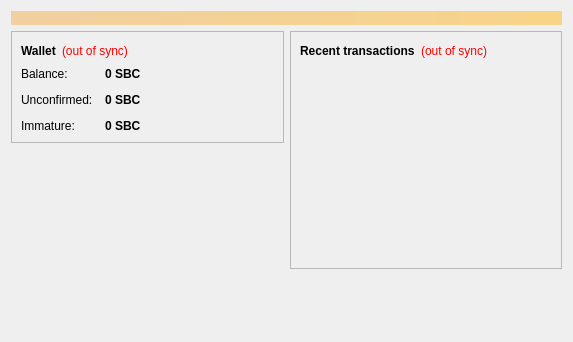
<?xml version="1.0" encoding="UTF-8"?>
<ui version="4.0">
 <class>OverviewPage</class>
 <widget class="QWidget" name="OverviewPage">
  <property name="geometry">
   <rect>
    <x>0</x>
    <y>0</y>
    <width>573</width>
    <height>342</height>
   </rect>
  </property>
  <property name="windowTitle">
   <string>Form</string>
  </property>
  <layout class="QVBoxLayout" name="topLayout">
   <item>
    <widget class="QLabel" name="labelAlerts">
     <property name="visible">
      <bool>false</bool>
     </property>
     <property name="styleSheet">
      <string notr="true">background-color: qlineargradient(x1: 0, y1: 0, x2: 1, y2: 0, stop:0 #F0D0A0, stop:1 #F8D488); color:#000000;</string>
     </property>
     <property name="wordWrap">
      <bool>true</bool>
     </property>
     <property name="margin">
      <number>3</number>
     </property>
    </widget>
   </item>
   <item>
    <layout class="QHBoxLayout" name="horizontalLayout" stretch="1,1">
     <item>
      <layout class="QVBoxLayout" name="verticalLayout_2">
       <item>
        <widget class="QFrame" name="frame">
         <property name="frameShape">
          <enum>QFrame::StyledPanel</enum>
         </property>
         <property name="frameShadow">
          <enum>QFrame::Raised</enum>
         </property>
         <layout class="QVBoxLayout" name="verticalLayout_4">
          <item>
           <layout class="QHBoxLayout" name="horizontalLayout_4">
            <item>
             <widget class="QLabel" name="label_5">
              <property name="font">
               <font>
                <weight>75</weight>
                <bold>true</bold>
               </font>
              </property>
              <property name="text">
               <string>Wallet</string>
              </property>
             </widget>
            </item>
            <item>
             <widget class="QLabel" name="labelWalletStatus">
              <property name="toolTip">
               <string>The displayed information may be out of date. Your wallet automatically synchronizes with the Shelbycoin network after a connection is established, but this process has not completed yet.</string>
              </property>
              <property name="styleSheet">
               <string notr="true">QLabel { color: red; }</string>
              </property>
              <property name="text">
               <string notr="true">(out of sync)</string>
              </property>
              <property name="alignment">
               <set>Qt::AlignLeading|Qt::AlignLeft|Qt::AlignVCenter</set>
              </property>
             </widget>
            </item>
            <item>
             <spacer name="horizontalSpacer_2">
              <property name="orientation">
               <enum>Qt::Horizontal</enum>
              </property>
              <property name="sizeHint" stdset="0">
               <size>
                <width>40</width>
                <height>20</height>
               </size>
              </property>
             </spacer>
            </item>
           </layout>
          </item>
          <item>
           <layout class="QFormLayout" name="formLayout_2">
            <property name="fieldGrowthPolicy">
             <enum>QFormLayout::AllNonFixedFieldsGrow</enum>
            </property>
            <property name="horizontalSpacing">
             <number>12</number>
            </property>
            <property name="verticalSpacing">
             <number>12</number>
            </property>
            <item row="0" column="0">
             <widget class="QLabel" name="label">
              <property name="text">
               <string>Balance:</string>
              </property>
             </widget>
            </item>
            <item row="0" column="1">
             <widget class="QLabel" name="labelBalance">
              <property name="font">
               <font>
                <weight>75</weight>
                <bold>true</bold>
               </font>
              </property>
              <property name="cursor">
               <cursorShape>IBeamCursor</cursorShape>
              </property>
              <property name="toolTip">
               <string>Your current balance</string>
              </property>
              <property name="text">
               <string notr="true">0 SBC</string>
              </property>
              <property name="textInteractionFlags">
               <set>Qt::LinksAccessibleByMouse|Qt::TextSelectableByKeyboard|Qt::TextSelectableByMouse</set>
              </property>
             </widget>
            </item>
            <item row="1" column="0">
             <widget class="QLabel" name="label_3">
              <property name="text">
               <string>Unconfirmed:</string>
              </property>
             </widget>
            </item>
            <item row="1" column="1">
             <widget class="QLabel" name="labelUnconfirmed">
              <property name="font">
               <font>
                <weight>75</weight>
                <bold>true</bold>
               </font>
              </property>
              <property name="cursor">
               <cursorShape>IBeamCursor</cursorShape>
              </property>
              <property name="toolTip">
               <string>Total of transactions that have yet to be confirmed, and do not yet count toward the current balance</string>
              </property>
              <property name="text">
               <string notr="true">0 SBC</string>
              </property>
              <property name="textInteractionFlags">
               <set>Qt::LinksAccessibleByMouse|Qt::TextSelectableByKeyboard|Qt::TextSelectableByMouse</set>
              </property>
             </widget>
            </item>
            <item row="2" column="0">
             <widget class="QLabel" name="labelImmatureText">
              <property name="text">
               <string>Immature:</string>
              </property>
             </widget>
            </item>
            <item row="2" column="1">
             <widget class="QLabel" name="labelImmature">
              <property name="font">
               <font>
                <weight>75</weight>
                <bold>true</bold>
               </font>
              </property>
              <property name="toolTip">
               <string>Mined balance that has not yet matured</string>
              </property>
              <property name="text">
               <string notr="true">0 SBC</string>
              </property>
              <property name="textInteractionFlags">
               <set>Qt::LinksAccessibleByMouse|Qt::TextSelectableByKeyboard|Qt::TextSelectableByMouse</set>
              </property>
             </widget>
            </item>
           </layout>
          </item>
         </layout>
        </widget>
       </item>
       <item>
        <spacer name="verticalSpacer">
         <property name="orientation">
          <enum>Qt::Vertical</enum>
         </property>
         <property name="sizeHint" stdset="0">
          <size>
           <width>20</width>
           <height>40</height>
          </size>
         </property>
        </spacer>
       </item>
      </layout>
     </item>
     <item>
      <layout class="QVBoxLayout" name="verticalLayout_3">
       <item>
        <widget class="QFrame" name="frame_2">
         <property name="frameShape">
          <enum>QFrame::StyledPanel</enum>
         </property>
         <property name="frameShadow">
          <enum>QFrame::Raised</enum>
         </property>
         <layout class="QVBoxLayout" name="verticalLayout">
          <item>
           <layout class="QHBoxLayout" name="horizontalLayout_2">
            <item>
             <widget class="QLabel" name="label_4">
              <property name="text">
               <string>&lt;b&gt;Recent transactions&lt;/b&gt;</string>
              </property>
             </widget>
            </item>
            <item>
             <widget class="QLabel" name="labelTransactionsStatus">
              <property name="toolTip">
               <string>The displayed information may be out of date. Your wallet automatically synchronizes with the Shelbycoin network after a connection is established, but this process has not completed yet.</string>
              </property>
              <property name="styleSheet">
               <string notr="true">QLabel { color: red; }</string>
              </property>
              <property name="text">
               <string notr="true">(out of sync)</string>
              </property>
              <property name="alignment">
               <set>Qt::AlignRight|Qt::AlignTrailing|Qt::AlignVCenter</set>
              </property>
             </widget>
            </item>
            <item>
             <spacer name="horizontalSpacer">
              <property name="orientation">
               <enum>Qt::Horizontal</enum>
              </property>
              <property name="sizeHint" stdset="0">
               <size>
                <width>40</width>
                <height>20</height>
               </size>
              </property>
             </spacer>
            </item>
           </layout>
          </item>
          <item>
           <widget class="QListView" name="listTransactions">
            <property name="styleSheet">
             <string notr="true">QListView { background: transparent; }</string>
            </property>
            <property name="frameShape">
             <enum>QFrame::NoFrame</enum>
            </property>
            <property name="verticalScrollBarPolicy">
             <enum>Qt::ScrollBarAlwaysOff</enum>
            </property>
            <property name="horizontalScrollBarPolicy">
             <enum>Qt::ScrollBarAlwaysOff</enum>
            </property>
            <property name="selectionMode">
             <enum>QAbstractItemView::NoSelection</enum>
            </property>
           </widget>
          </item>
         </layout>
        </widget>
       </item>
       <item>
        <spacer name="verticalSpacer_2">
         <property name="orientation">
          <enum>Qt::Vertical</enum>
         </property>
         <property name="sizeHint" stdset="0">
          <size>
           <width>20</width>
           <height>40</height>
          </size>
         </property>
        </spacer>
       </item>
      </layout>
     </item>
    </layout>
   </item>
  </layout>
 </widget>
 <resources/>
 <connections/>
</ui>
